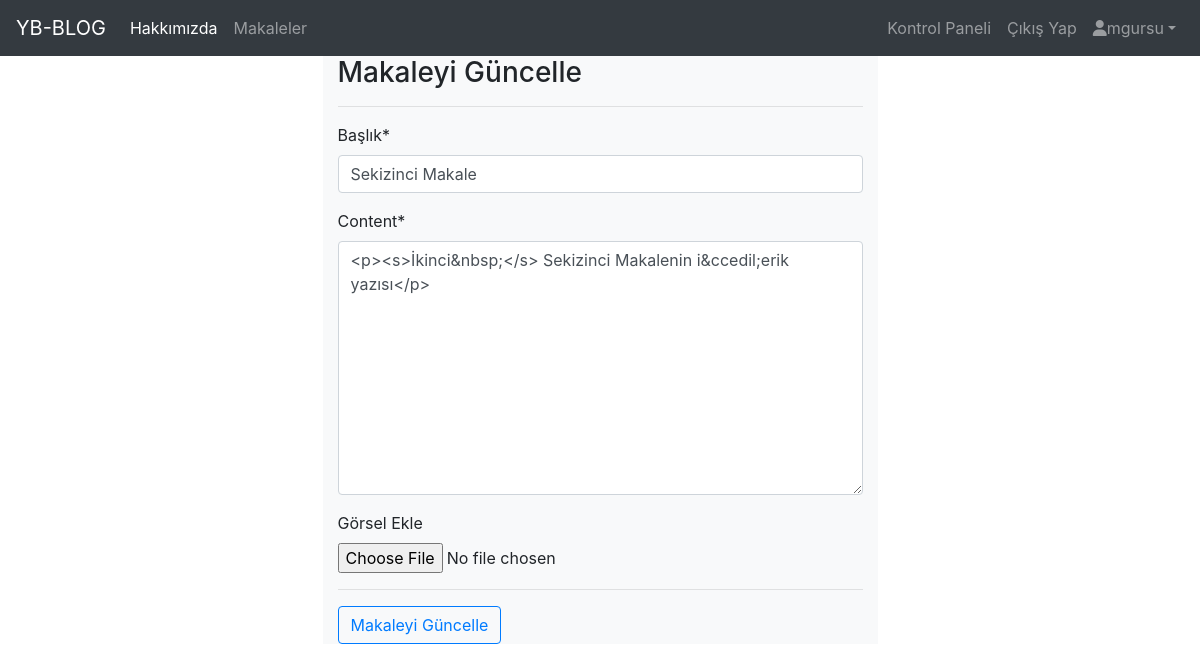
Screenshot of /articles/update/8 (signed in) with the database file from the repository.
### article/models.py (models this page shows, shortened)
class Article(models.Model):
    author = models.ForeignKey('auth.User', on_delete=models.CASCADE, verbose_name='Yazar') # Django içindeki hazır user sınıfını kullandık
    title = models.CharField(max_length=50, verbose_name='Başlık')
    content = RichTextField()
    created_date = models.DateTimeField(auto_now_add=True, verbose_name='Oluşturulma Tarihi')
    article_image = models.FileField(blank=True, null=True, verbose_name='Görsel Ekle') # makalede görsel olmak zorunda değilse, blank ve null argümanlarını True yap
    class Meta:
        ordering = ['created_date']

### article/views.py (the view)
# urls.py: path('update/<int:id>', views.updateArticle, name='update'),
@login_required(login_url='/user/login/')
def updateArticle(request, id):
    article = get_object_or_404(Article, id = id)
    form = ArticleForm(request.POST or None, request.FILES or None, instance=article)
    if form.is_valid():
        article = form.save(commit=False)
        article.author = request.user
        article.save()
        messages.success(request, 'Makale Güncellendi.')
        return redirect('index')
    return render(request, 'update.html', {'form':form})

### article/forms.py
class ArticleForm(forms.ModelForm):
    class Meta:
        model = Article
        fields = ['title', 'content', 'article_image']

### templates/update.html (shortened to what this page needs)
{% extends 'layout.html' %}
{% load crispy_forms_tags %}
{% block body %}
<div class="container mb-5">
    <div class="row">
        <div class="col-md-6  offset-md-3 bg-light">
            <h3>Makaleyi Güncelle</h3>
            <hr>
            <form class="forrm-group" method="POST" enctype="multipart/form-data">
                <div class="forrm-control">
                    {{ form|crispy }}
                </div>
                <hr>
                <div>
                    <button type="submit" class="btn btn-outline-primary">Makaleyi Güncelle</button>
                </div>
            </form>
        </div>
    </div>
</div>
{% endblock %}

### templates/includes/navbar.html (shortened to what this page needs)
<nav class="navbar navbar-expand-lg navbar-dark bg-dark">
    <a class="navbar-brand" href="{% url 'index' %}">YB-BLOG</a>
    <div class="collapse navbar-collapse">
      <ul class="navbar-nav mr-auto">
        <li class="nav-item active">
          <a class="nav-link" href="{% url 'about' %}">Hakkımızda</a>
        </li>
        <li class="nav-item">
          <a class="nav-link" href="/articles/">Makaleler</a>
        </li>
      </ul>
      <ul class="navbar-nav ms-auto">
        {% if request.user.is_authenticated %}
        <li class="nav-item">
          <a href="/articles/dashboard" class="nav-link">Kontrol Paneli</a>
        </li>
        <li class="nav-item">
          <a href="{% url 'user:logout' %}" class="nav-link">Çıkış Yap</a>
        </li>
        <li class="nav-item dropdown">
          <a class="nav-link dropdown-toggle" href="/admin/"><i class="fa-solid fa-user"></i>{{user}}</a>
        </li>
        {% endif %}
      </ul>
    </div>
  </nav>

### rows the page displays
Article: title "Sekizinci Makale", content "<p><s>İkinci&nbsp;</s> Sekizinci Makalenin i&ccedil;erik yazısı</p>"

### other values shown
{{ user }} "mgursu"
